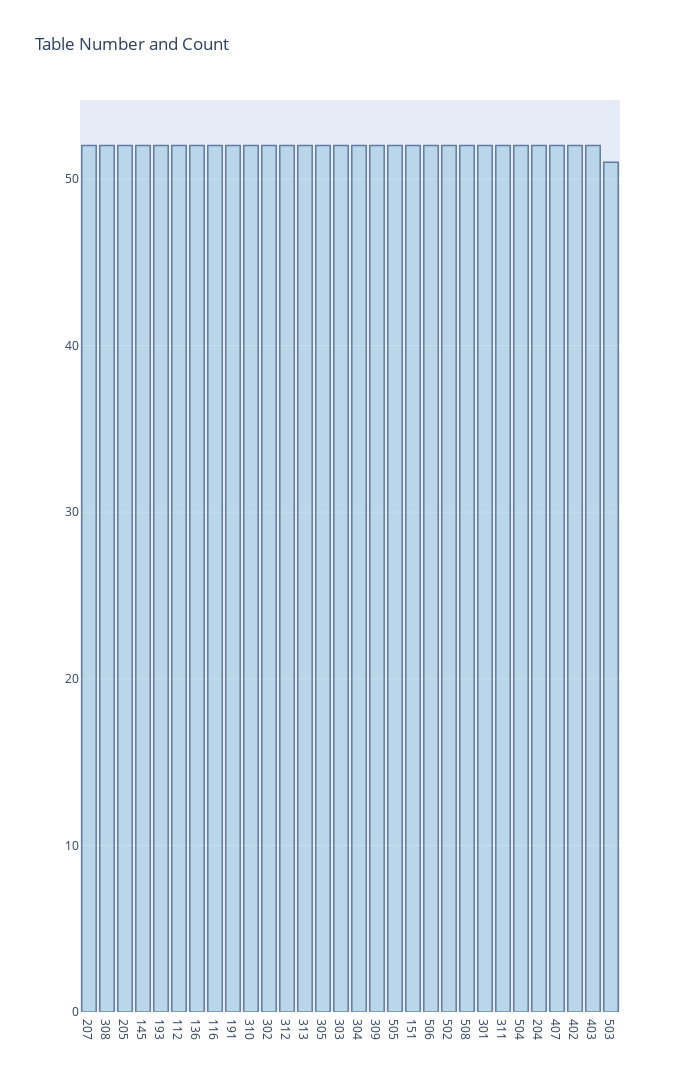

Notebook source saved alongside this figure:
### Code cell
fig = go.Figure([go.Bar(x = table_count1['table number'], y = table_count1['count'])])
fig.update_traces(marker_color = 'rgb(158,202, 225)', marker_line_color = 'rgb(8,48,107)',
                 marker_line_width = 1.5, opacity = 0.6)
fig.update_layout(title_text = 'Table Number and Count', width = 700, height = 1300)
fig.show()

### Figure 1 — Plotly figure (JSON) as saved in the notebook; plotly's stock layout.template omitted (floating-point values rounded to 4 significant figures)
{"data": [{"marker": {"color": "rgb(158,202, 225)", "line": {"color": "rgb(8,48,107)", "width": 1.5}}, "opacity": 0.6, "type": "bar", "x": ["207", "308", "205", "145", "193", "112", "136", "116", "191", "310", "302", "312", "313", "305", "303", "304", "309", "505", "151", "506", "502", "508", "301", "311", "504", "204", "407", "402", "403", "503"], "y": [52, 52, 52, 52, 52, 52, 52, 52, 52, 52, 52, 52, 52, 52, 52, 52, 52, 52, 52, 52, 52, 52, 52, 52, 52, 52, 52, 52, 52, 51]}], "layout": {"height": 1300, "title": {"text": "Table Number and Count"}, "width": 700}}
